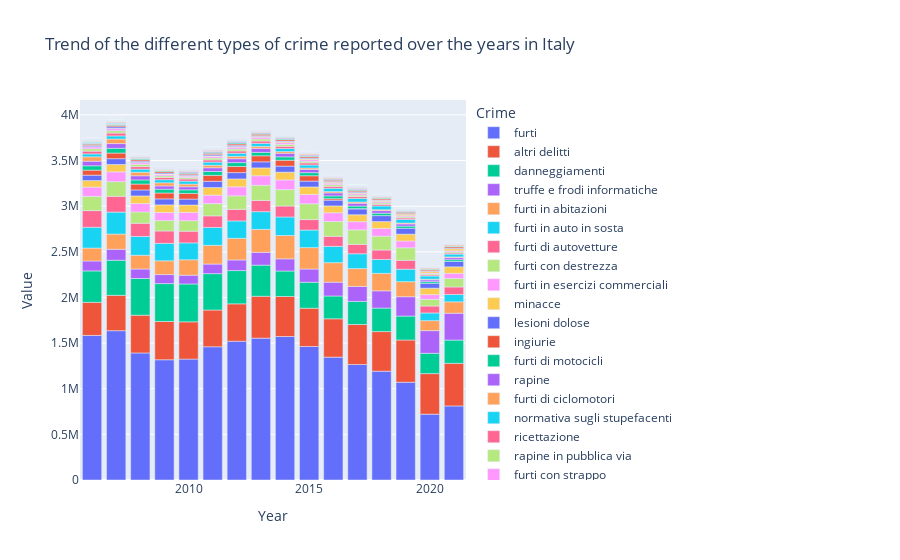

Notebook cell for this chart:
### Code cell
px.bar(data_frame= df.loc[df['Crime'] != 'totale'].groupby(['Crime', 'Year']).sum(numeric_only=True).sort_values(by='Value', ascending=False).reset_index(),
       x = 'Year',
       y = 'Value',
       color= 'Crime',
       title= 'Trend of the different types of crime reported over the years in Italy')

### Figure 1 — Plotly figure (JSON) as saved in the notebook; plotly's stock layout.template omitted (floating-point values rounded to 4 significant figures)
{"data": [{"alignmentgroup": "True", "hovertemplate": "Crime=furti<br>Year=%{x}<br>Value=%{y}<extra></extra>", "legendgroup": "furti", "marker": {"color": "#636efa", "pattern": {"shape": ""}}, "name": "furti", "offsetgroup": "furti", "orientation": "v", "showlegend": true, "textposition": "auto", "type": "bar", "x": [2007, 2006, 2014, 2013, 2012, 2015, 2011, 2008, 2016, 2010, 2009, 2017, 2018, 2019, 2021, 2020], "xaxis": "x", "y": [1635918, 1584359, 1572591, 1554275, 1520130, 1462962, 1459705, 1391838, 1346140, 1324508, 1317560, 1265184, 1192153, 1071290, 811332, 721451], "yaxis": "y"}, {"alignmentgroup": "True", "hovertemplate": "Crime=altri delitti<br>Year=%{x}<br>Value=%{y}<extra></extra>", "legendgroup": "altri delitti", "marker": {"color": "#EF553B", "pattern": {"shape": ""}}, "name": "altri delitti", "offsetgroup": "altri delitti", "orientation": "v", "showlegend": true, "textposition": "auto", "type": "bar", "x": [2021, 2019, 2013, 2020, 2017, 2014, 2018, 2016, 2015, 2009, 2008, 2012, 2010, 2011, 2007, 2006], "xaxis": "x", "y": [466628, 462619, 458723, 444180, 438488, 438150, 433909, 420209, 419114, 418997, 413905, 409934, 408447, 402642, 387399, 362390], "yaxis": "y"}, {"alignmentgroup": "True", "hovertemplate": "Crime=danneggiamenti<br>Year=%{x}<br>Value=%{y}<extra></extra>", "legendgroup": "danneggiamenti", "marker": {"color": "#00cc96", "pattern": {"shape": ""}}, "name": "danneggiamenti", "offsetgroup": "danneggiamenti", "orientation": "v", "showlegend": true, "textposition": "auto", "type": "bar", "x": [2009, 2010, 2008, 2011, 2007, 2012, 2006, 2013, 2015, 2014, 2019, 2018, 2021, 2017, 2016, 2020], "xaxis": "x", "y": [415296, 414831, 402021, 398459, 384439, 364329, 344144, 341054, 284660, 279172, 262161, 257659, 255058, 252953, 249787, 222687], "yaxis": "y"}, {"alignmentgroup": "True", "hovertemplate": "Crime=truffe e frodi informatiche<br>Year=%{x}<br>Value=%{y}<extra></extra>", "legendgroup": "truffe e frodi informatiche", "marker": {"color": "#ab63fa", "pattern": {"shape": ""}}, "name": "truffe e frodi informatiche", "offsetgroup": "truffe e frodi informatiche", "orientation": "v", "showlegend": true, "textposition": "auto", "type": "bar", "x": [2021, 2020, 2019, 2018, 2017, 2016, 2015, 2013, 2014, 2007, 2012, 2006, 2011, 2008, 2009, 2010], "xaxis": "x", "y": [294439, 248007, 211914, 188854, 163909, 151200, 144756, 140287, 132968, 120170, 116447, 108750, 105398, 103768, 99025, 96135], "yaxis": "y"}, {"alignmentgroup": "True", "hovertemplate": "Crime=furti in abitazioni<br>Year=%{x}<br>Value=%{y}<extra></extra>", "legendgroup": "furti in abitazioni", "marker": {"color": "#FFA15A", "pattern": {"shape": ""}}, "name": "furti in abitazioni", "offsetgroup": "furti in abitazioni", "orientation": "v", "showlegend": true, "textposition": "auto", "type": "bar", "x": [2014, 2013, 2012, 2015, 2016, 2011, 2017, 2018, 2010, 2007, 2019, 2009, 2008, 2006, 2021, 2020], "xaxis": "x", "y": [255872, 251417, 237344, 234713, 214046, 204883, 195818, 191369, 169155, 166826, 165266, 150840, 150750, 141591, 124710, 109498], "yaxis": "y"}, {"alignmentgroup": "True", "hovertemplate": "Crime=furti in auto in sosta<br>Year=%{x}<br>Value=%{y}<extra></extra>", "legendgroup": "furti in auto in sosta", "marker": {"color": "#19d3f3", "pattern": {"shape": ""}}, "name": "furti in auto in sosta", "offsetgroup": "furti in auto in sosta", "orientation": "v", "showlegend": true, "textposition": "auto", "type": "bar", "x": [2007, 2006, 2008, 2014, 2011, 2013, 2015, 2009, 2012, 2010, 2016, 2017, 2018, 2019, 2020, 2021], "xaxis": "x", "y": [240474, 227768, 205896, 203164, 196221, 194312, 192528, 191135, 190386, 184955, 178253, 162161, 152233, 136504, 84545, 80599], "yaxis": "y"}, {"alignmentgroup": "True", "hovertemplate": "Crime=furti di autovetture<br>Year=%{x}<br>Value=%{y}<extra></extra>", "legendgroup": "furti di autovetture", "marker": {"color": "#FF6692", "pattern": {"shape": ""}}, "name": "furti di autovetture", "offsetgroup": "furti di autovetture", "orientation": "v", "showlegend": true, "textposition": "auto", "type": "bar", "x": [2006, 2007, 2008, 2009, 2010, 2011, 2012, 2013, 2014, 2015, 2016, 2018, 2017, 2019, 2021, 2020], "xaxis": "x", "y": [182514, 173125, 144660, 135519, 127845, 126901, 126619, 122923, 119949, 114422, 110553, 103450, 103040, 97675, 82167, 75697], "yaxis": "y"}, {"alignmentgroup": "True", "hovertemplate": "Crime=furti con destrezza<br>Year=%{x}<br>Value=%{y}<extra></extra>", "legendgroup": "furti con destrezza", "marker": {"color": "#B6E880", "pattern": {"shape": ""}}, "name": "furti con destrezza", "offsetgroup": "furti con destrezza", "orientation": "v", "showlegend": true, "textposition": "auto", "type": "bar", "x": [2014, 2015, 2013, 2016, 2007, 2017, 2006, 2018, 2012, 2019, 2011, 2008, 2010, 2009, 2021, 2020], "xaxis": "x", "y": [179480, 173118, 166020, 162077, 160295, 159261, 156239, 152048, 148573, 137048, 134049, 123691, 115504, 114424, 92912, 73943], "yaxis": "y"}, {"alignmentgroup": "True", "hovertemplate": "Crime=furti in esercizi commerciali<br>Year=%{x}<br>Value=%{y}<extra></extra>", "legendgroup": "furti in esercizi commerciali", "marker": {"color": "#FF97FF", "pattern": {"shape": ""}}, "name": "furti in esercizi commerciali", "offsetgroup": "furti in esercizi commerciali", "orientation": "v", "showlegend": true, "textposition": "auto", "type": "bar", "x": [2007, 2014, 2013, 2015, 2006, 2012, 2016, 2011, 2008, 2010, 2017, 2009, 2018, 2019, 2021, 2020], "xaxis": "x", "y": [107444, 106440, 104379, 102029, 101102, 98569, 95797, 92721, 92246, 90584, 89877, 88170, 84758, 74406, 56774, 51223], "yaxis": "y"}, {"alignmentgroup": "True", "hovertemplate": "Crime=minacce<br>Year=%{x}<br>Value=%{y}<extra></extra>", "legendgroup": "minacce", "marker": {"color": "#FECB52", "pattern": {"shape": ""}}, "name": "minacce", "offsetgroup": "minacce", "orientation": "v", "showlegend": true, "textposition": "auto", "type": "bar", "x": [2012, 2013, 2014, 2008, 2009, 2011, 2015, 2010, 2007, 2017, 2016, 2018, 2019, 2006, 2021, 2020], "xaxis": "x", "y": [86307, 86234, 85172, 83528, 83425, 83274, 82501, 81108, 81006, 75608, 74965, 74928, 74692, 71817, 70784, 70266], "yaxis": "y"}, {"alignmentgroup": "True", "hovertemplate": "Crime=lesioni dolose<br>Year=%{x}<br>Value=%{y}<extra></extra>", "legendgroup": "lesioni dolose", "marker": {"color": "#636efa", "pattern": {"shape": ""}}, "name": "lesioni dolose", "offsetgroup": "lesioni dolose", "orientation": "v", "showlegend": true, "textposition": "auto", "type": "bar", "x": [2012, 2011, 2013, 2014, 2008, 2009, 2018, 2019, 2010, 2017, 2015, 2007, 2016, 2006, 2021, 2020], "xaxis": "x", "y": [69517, 68479, 66297, 66168, 65785, 65596, 65370, 64872, 64840, 64797, 64032, 63586, 63142, 59126, 58778, 53694], "yaxis": "y"}, {"alignmentgroup": "True", "hovertemplate": "Crime=ingiurie<br>Year=%{x}<br>Value=%{y}<extra></extra>", "legendgroup": "ingiurie", "marker": {"color": "#EF553B", "pattern": {"shape": ""}}, "name": "ingiurie", "offsetgroup": "ingiurie", "orientation": "v", "showlegend": true, "textposition": "auto", "type": "bar", "x": [2012, 2013, 2011, 2014, 2009, 2008, 2010, 2007, 2015, 2006, 2016, 2017], "xaxis": "x", "y": [67188, 66376, 65339, 64576, 64437, 64417, 62192, 61705, 58597, 55336, 15774, 2063], "yaxis": "y"}, {"alignmentgroup": "True", "hovertemplate": "Crime=furti di motocicli<br>Year=%{x}<br>Value=%{y}<extra></extra>", "legendgroup": "furti di motocicli", "marker": {"color": "#00cc96", "pattern": {"shape": ""}}, "name": "furti di motocicli", "offsetgroup": "furti di motocicli", "orientation": "v", "showlegend": true, "textposition": "auto", "type": "bar", "x": [2007, 2006, 2008, 2011, 2012, 2009, 2010, 2013, 2014, 2015, 2016, 2017, 2018, 2019, 2021, 2020], "xaxis": "x", "y": [52331, 47552, 44930, 42542, 42224, 41709, 39126, 37559, 36780, 33893, 30839, 28542, 26154, 23432, 19656, 17826], "yaxis": "y"}, {"alignmentgroup": "True", "hovertemplate": "Crime=rapine<br>Year=%{x}<br>Value=%{y}<extra></extra>", "legendgroup": "rapine", "marker": {"color": "#ab63fa", "pattern": {"shape": ""}}, "name": "rapine", "offsetgroup": "rapine", "orientation": "v", "showlegend": true, "textposition": "auto", "type": "bar", "x": [2007, 2006, 2008, 2013, 2012, 2011, 2014, 2009, 2015, 2010, 2016, 2017, 2018, 2019, 2021, 2020], "xaxis": "x", "y": [51195, 50256, 45853, 43745, 42620, 40533, 39226, 35815, 35051, 33746, 32911, 30559, 28437, 24271, 22083, 19993], "yaxis": "y"}, {"alignmentgroup": "True", "hovertemplate": "Crime=furti di ciclomotori<br>Year=%{x}<br>Value=%{y}<extra></extra>", "legendgroup": "furti di ciclomotori", "marker": {"color": "#FFA15A", "pattern": {"shape": ""}}, "name": "furti di ciclomotori", "offsetgroup": "furti di ciclomotori", "orientation": "v", "showlegend": true, "textposition": "auto", "type": "bar", "x": [2007, 2006, 2008, 2009, 2010, 2011, 2012, 2013, 2014, 2015, 2016, 2017, 2018, 2019, 2021, 2020], "xaxis": "x", "y": [49948, 47982, 38653, 34438, 29161, 28108, 26498, 21760, 18691, 16226, 14589, 13434, 10829, 9433, 8082, 7124], "yaxis": "y"}, {"alignmentgroup": "True", "hovertemplate": "Crime=normativa sugli stupefacenti<br>Year=%{x}<br>Value=%{y}<extra></extra>", "legendgroup": "normativa sugli stupefacenti", "marker": {"color": "#19d3f3", "pattern": {"shape": ""}}, "name": "normativa sugli stupefacenti", "offsetgroup": "normativa sugli stupefacenti", "orientation": "v", "showlegend": true, "textposition": "auto", "type": "bar", "x": [2018, 2017, 2019, 2016, 2020, 2007, 2009, 2008, 2011, 2012, 2013, 2014, 2010, 2015, 2006, 2021], "xaxis": "x", "y": [40296, 39494, 39207, 36036, 35050, 34327, 33975, 33954, 33934, 33717, 33445, 33169, 32615, 32520, 32183, 31092], "yaxis": "y"}, {"alignmentgroup": "True", "hovertemplate": "Crime=ricettazione<br>Year=%{x}<br>Value=%{y}<extra></extra>", "legendgroup": "ricettazione", "marker": {"color": "#FF6692", "pattern": {"shape": ""}}, "name": "ricettazione", "offsetgroup": "ricettazione", "orientation": "v", "showlegend": true, "textposition": "auto", "type": "bar", "x": [2007, 2006, 2008, 2013, 2012, 2014, 2011, 2010, 2009, 2015, 2016, 2017, 2018, 2019, 2021, 2020], "xaxis": "x", "y": [31021, 29936, 27694, 25160, 24966, 24808, 23694, 23609, 23523, 22976, 21598, 19955, 18130, 16121, 12290, 12158], "yaxis": "y"}, {"alignmentgroup": "True", "hovertemplate": "Crime=rapine in pubblica via<br>Year=%{x}<br>Value=%{y}<extra></extra>", "legendgroup": "rapine in pubblica via", "marker": {"color": "#B6E880", "pattern": {"shape": ""}}, "name": "rapine in pubblica via", "offsetgroup": "rapine in pubblica via", "orientation": "v", "showlegend": true, "textposition": "auto", "type": "bar", "x": [2006, 2007, 2008, 2013, 2012, 2011, 2014, 2015, 2009, 2016, 2017, 2010, 2018, 2019, 2021, 2020], "xaxis": "x", "y": [26043, 25905, 23039, 22307, 21208, 20647, 20524, 18461, 18349, 18020, 16909, 16869, 16041, 13304, 12859, 11079], "yaxis": "y"}, {"alignmentgroup": "True", "hovertemplate": "Crime=furti con strappo<br>Year=%{x}<br>Value=%{y}<extra></extra>", "legendgroup": "furti con strappo", "marker": {"color": "#FF97FF", "pattern": {"shape": ""}}, "name": "furti con strappo", "offsetgroup": "furti con strappo", "orientation": "v", "showlegend": true, "textposition": "auto", "type": "bar", "x": [2007, 2006, 2013, 2012, 2014, 2008, 2015, 2011, 2016, 2017, 2009, 2018, 2010, 2019, 2021, 2020], "xaxis": "x", "y": [22919, 21491, 20016, 20010, 19105, 18674, 17775, 17657, 16671, 16053, 14908, 14804, 14242, 12488, 11164, 9353], "yaxis": "y"}, {"alignmentgroup": "True", "hovertemplate": "Crime=delitti informatici<br>Year=%{x}<br>Value=%{y}<extra></extra>", "legendgroup": "delitti informatici", "marker": {"color": "#FECB52", "pattern": {"shape": ""}}, "name": "delitti informatici", "offsetgroup": "delitti informatici", "orientation": "v", "showlegend": true, "textposition": "auto", "type": "bar", "x": [2021, 2020, 2019, 2018, 2014, 2016, 2017, 2015, 2013, 2012, 2011, 2010, 2009, 2008, 2007, 2006], "xaxis": "x", "y": [22053, 19336, 16136, 13273, 10839, 10822, 10572, 9851, 9407, 7338, 6928, 5969, 5506, 4937, 3777, 2388], "yaxis": "y"}, {"alignmentgroup": "True", "hovertemplate": "Crime=incendi<br>Year=%{x}<br>Value=%{y}<extra></extra>", "legendgroup": "incendi", "marker": {"color": "#636efa", "pattern": {"shape": ""}}, "name": "incendi", "offsetgroup": "incendi", "orientation": "v", "showlegend": true, "textposition": "auto", "type": "bar", "x": [2007, 2012, 2011, 2008, 2006, 2009, 2017, 2010, 2015, 2016, 2013, 2021, 2014, 2019, 2020, 2018], "xaxis": "x", "y": [16715, 13166, 12977, 12661, 12657, 10921, 10307, 9620, 8931, 8004, 7387, 6994, 6853, 6531, 6300, 4749], "yaxis": "y"}, {"alignmentgroup": "True", "hovertemplate": "Crime=percosse<br>Year=%{x}<br>Value=%{y}<extra></extra>", "legendgroup": "percosse", "marker": {"color": "#EF553B", "pattern": {"shape": ""}}, "name": "percosse", "offsetgroup": "percosse", "orientation": "v", "showlegend": true, "textposition": "auto", "type": "bar", "x": [2012, 2013, 2008, 2014, 2015, 2009, 2011, 2021, 2007, 2019, 2010, 2017, 2018, 2016, 2006, 2020], "xaxis": "x", "y": [15659, 15602, 15281, 15279, 15247, 15197, 15190, 15124, 14912, 14387, 14265, 14136, 13938, 13814, 13805, 13564], "yaxis": "y"}, {"alignmentgroup": "True", "hovertemplate": "Crime=danneggiamento seguito da incendio<br>Year=%{x}<br>Value=%{y}<extra></extra>", "legendgroup": "danneggiamento seguito da incendio", "marker": {"color": "#00cc96", "pattern": {"shape": ""}}, "name": "danneggiamento seguito da incendio", "offsetgroup": "danneggiamento seguito da incendio", "orientation": "v", "showlegend": true, "textposition": "auto", "type": "bar", "x": [2007, 2012, 2008, 2011, 2006, 2013, 2009, 2017, 2010, 2015, 2014, 2016, 2021, 2018, 2019, 2020], "xaxis": "x", "y": [11760, 11209, 10726, 10498, 10102, 9812, 9796, 9776, 9720, 8939, 8570, 8499, 7929, 7655, 7435, 6896], "yaxis": "y"}, {"alignmentgroup": "True", "hovertemplate": "Crime=contraffazione di marchi e prodotti industriali<br>Year=%{x}<br>Value=%{y}<extra></extra>", "legendgroup": "contraffazione di marchi e prodotti industriali", "marker": {"color": "#ab63fa", "pattern": {"shape": ""}}, "name": "contraffazione di marchi e prodotti industriali", "offsetgroup": "contraffazione di marchi e prodotti industriali", "orientation": "v", "showlegend": true, "textposition": "auto", "type": "bar", "x": [2010, 2011, 2012, 2015, 2014, 2016, 2013, 2017, 2018, 2019, 2021, 2020, 2006, 2007, 2008, 2009], "xaxis": "x", "y": [11712, 9149, 8895, 8442, 7827, 7731, 7433, 6330, 5911, 4979, 3394, 2872, 2180, 1857, 1852, 1652], "yaxis": "y"}, {"alignmentgroup": "True", "hovertemplate": "Crime=estorsioni<br>Year=%{x}<br>Value=%{y}<extra></extra>", "legendgroup": "estorsioni", "marker": {"color": "#FFA15A", "pattern": {"shape": ""}}, "name": "estorsioni", "offsetgroup": "estorsioni", "orientation": "v", "showlegend": true, "textposition": "auto", "type": "bar", "x": [2021, 2018, 2015, 2016, 2019, 2020, 2017, 2014, 2013, 2008, 2007, 2012, 2009, 2011, 2010, 2006], "xaxis": "x", "y": [10042, 9944, 9820, 9547, 8979, 8699, 8477, 8196, 6859, 6623, 6526, 6457, 6158, 6078, 5973, 5388], "yaxis": "y"}, {"alignmentgroup": "True", "hovertemplate": "Crime=rapine in esercizi commerciali<br>Year=%{x}<br>Value=%{y}<extra></extra>", "legendgroup": "rapine in esercizi commerciali", "marker": {"color": "#19d3f3", "pattern": {"shape": ""}}, "name": "rapine in esercizi commerciali", "offsetgroup": "rapine in esercizi commerciali", "orientation": "v", "showlegend": true, "textposition": "auto", "type": "bar", "x": [2007, 2006, 2008, 2012, 2013, 2011, 2014, 2009, 2010, 2015, 2016, 2017, 2018, 2019, 2021, 2020], "xaxis": "x", "y": [8149, 8075, 7762, 7088, 6864, 6258, 6175, 5921, 5872, 5336, 4848, 4515, 4197, 3691, 3171, 3046], "yaxis": "y"}, {"alignmentgroup": "True", "hovertemplate": "Crime=incendi boschivi<br>Year=%{x}<br>Value=%{y}<extra></extra>", "legendgroup": "incendi boschivi", "marker": {"color": "#FF6692", "pattern": {"shape": ""}}, "name": "incendi boschivi", "offsetgroup": "incendi boschivi", "orientation": "v", "showlegend": true, "textposition": "auto", "type": "bar", "x": [2007, 2012, 2011, 2017, 2008, 2015, 2009, 2006, 2016, 2021, 2020, 2010, 2019, 2013, 2014, 2018], "xaxis": "x", "y": [7048, 6104, 5869, 5130, 4499, 3846, 3734, 3688, 3409, 3328, 2949, 2770, 2668, 2035, 1775, 1139], "yaxis": "y"}, {"alignmentgroup": "True", "hovertemplate": "Crime=violazione della proprietà intellettuale<br>Year=%{x}<br>Value=%{y}<extra></extra>", "legendgroup": "violazione della proprietà intellettuale", "marker": {"color": "#B6E880", "pattern": {"shape": ""}}, "name": "violazione della proprietà intellettuale", "offsetgroup": "violazione della proprietà intellettuale", "orientation": "v", "showlegend": true, "textposition": "auto", "type": "bar", "x": [2006, 2007, 2008, 2009, 2010, 2011, 2012, 2015, 2013, 2014, 2016, 2017, 2018, 2019, 2020, 2021], "xaxis": "x", "y": [6459, 5600, 4497, 3437, 2557, 1933, 1522, 1209, 1073, 1069, 1052, 792, 575, 515, 224, 224], "yaxis": "y"}, {"alignmentgroup": "True", "hovertemplate": "Crime=violenze sessuali<br>Year=%{x}<br>Value=%{y}<extra></extra>", "legendgroup": "violenze sessuali", "marker": {"color": "#FF97FF", "pattern": {"shape": ""}}, "name": "violenze sessuali", "offsetgroup": "violenze sessuali", "orientation": "v", "showlegend": true, "textposition": "auto", "type": "bar", "x": [2021, 2009, 2007, 2018, 2008, 2019, 2010, 2012, 2017, 2011, 2006, 2020, 2013, 2014, 2016, 2015], "xaxis": "x", "y": [5267, 4953, 4885, 4884, 4875, 4870, 4800, 4677, 4628, 4600, 4505, 4492, 4481, 4251, 4045, 3998], "yaxis": "y"}, {"alignmentgroup": "True", "hovertemplate": "Crime=rapine in abitazione<br>Year=%{x}<br>Value=%{y}<extra></extra>", "legendgroup": "rapine in abitazione", "marker": {"color": "#FECB52", "pattern": {"shape": ""}}, "name": "rapine in abitazione", "offsetgroup": "rapine in abitazione", "orientation": "v", "showlegend": true, "textposition": "auto", "type": "bar", "x": [2013, 2012, 2014, 2015, 2011, 2016, 2007, 2008, 2017, 2006, 2010, 2018, 2009, 2019, 2021, 2020], "xaxis": "x", "y": [3619, 3490, 3209, 3061, 2858, 2560, 2528, 2319, 2301, 2122, 2106, 2104, 1961, 1818, 1646, 1575], "yaxis": "y"}, {"alignmentgroup": "True", "hovertemplate": "Crime=rapine in banca<br>Year=%{x}<br>Value=%{y}<extra></extra>", "legendgroup": "rapine in banca", "marker": {"color": "#636efa", "pattern": {"shape": ""}}, "name": "rapine in banca", "offsetgroup": "rapine in banca", "orientation": "v", "showlegend": true, "textposition": "auto", "type": "bar", "x": [2007, 2006, 2008, 2009, 2010, 2011, 2012, 2013, 2014, 2015, 2016, 2017, 2018, 2019, 2020, 2021], "xaxis": "x", "y": [3050, 2821, 2558, 1752, 1380, 1360, 1228, 1220, 789, 788, 563, 396, 276, 264, 126, 90], "yaxis": "y"}, {"alignmentgroup": "True", "hovertemplate": "Crime=omicidi colposi<br>Year=%{x}<br>Value=%{y}<extra></extra>", "legendgroup": "omicidi colposi", "marker": {"color": "#EF553B", "pattern": {"shape": ""}}, "name": "omicidi colposi", "offsetgroup": "omicidi colposi", "orientation": "v", "showlegend": true, "textposition": "auto", "type": "bar", "x": [2006, 2007, 2008, 2011, 2021, 2010, 2019, 2015, 2018, 2009, 2012, 2017, 2020, 2014, 2016, 2013], "xaxis": "x", "y": [2145, 2039, 1881, 1782, 1777, 1763, 1756, 1745, 1732, 1718, 1716, 1705, 1644, 1632, 1628, 1595], "yaxis": "y"}, {"alignmentgroup": "True", "hovertemplate": "Crime=furti di automezzi pesanti trasportanti merci<br>Year=%{x}<br>Value=%{y}<extra></extra>", "legendgroup": "furti di automezzi pesanti trasportanti merci", "marker": {"color": "#00cc96", "pattern": {"shape": ""}}, "name": "furti di automezzi pesanti trasportanti merci", "offsetgroup": "furti di automezzi pesanti trasportanti merci", "orientation": "v", "showlegend": true, "textposition": "auto", "type": "bar", "x": [2007, 2006, 2009, 2008, 2010, 2013, 2012, 2011, 2015, 2014, 2016, 2017, 2018, 2019, 2020, 2021], "xaxis": "x", "y": [2123, 2105, 1730, 1705, 1437, 1242, 1236, 1212, 1103, 1031, 958, 737, 691, 600, 392, 264], "yaxis": "y"}, {"alignmentgroup": "True", "hovertemplate": "Crime=riciclaggio e impiego di denaro, beni o utilità di provenienza illecita<br>Year=%{x}<br>Value=%{y}<extra></extra>", "legendgroup": "riciclaggio e impiego di denaro, beni o utilità di provenienza illecita", "marker": {"color": "#ab63fa", "pattern": {"shape": ""}}, "name": "riciclaggio e impiego di denaro, beni o utilità di provenienza illecita", "offsetgroup": "riciclaggio e impiego di denaro, beni o utilità di provenienza illecita", "orientation": "v", "showlegend": true, "textposition": "auto", "type": "bar", "x": [2013, 2018, 2017, 2019, 2015, 2020, 2016, 2012, 2014, 2021, 2011, 2010, 2009, 2008, 2007, 2006], "xaxis": "x", "y": [1867, 1853, 1851, 1813, 1786, 1736, 1724, 1660, 1582, 1338, 1327, 1314, 1241, 1226, 1188, 1169], "yaxis": "y"}, {"alignmentgroup": "True", "hovertemplate": "Crime=sequestri di persona<br>Year=%{x}<br>Value=%{y}<extra></extra>", "legendgroup": "sequestri di persona", "marker": {"color": "#FFA15A", "pattern": {"shape": ""}}, "name": "sequestri di persona", "offsetgroup": "sequestri di persona", "orientation": "v", "showlegend": true, "textposition": "auto", "type": "bar", "x": [2007, 2008, 2006, 2009, 2012, 2011, 2010, 2013, 2014, 2015, 2016, 2017, 2018, 2019, 2020, 2021], "xaxis": "x", "y": [1859, 1812, 1597, 1475, 1473, 1435, 1429, 1348, 1273, 1161, 1047, 1032, 958, 851, 793, 764], "yaxis": "y"}, {"alignmentgroup": "True", "hovertemplate": "Crime=omicidi colposi da incidente stradale<br>Year=%{x}<br>Value=%{y}<extra></extra>", "legendgroup": "omicidi colposi da incidente stradale", "marker": {"color": "#19d3f3", "pattern": {"shape": ""}}, "name": "omicidi colposi da incidente stradale", "offsetgroup": "omicidi colposi da incidente stradale", "orientation": "v", "showlegend": true, "textposition": "auto", "type": "bar", "x": [2006, 2007, 2008, 2010, 2009, 2011, 2012, 2017, 2016, 2015, 2019, 2018, 2014, 2013, 2021, 2020], "xaxis": "x", "y": [1773, 1706, 1509, 1327, 1314, 1285, 1211, 1162, 1146, 1121, 1097, 1094, 1087, 1049, 988, 810], "yaxis": "y"}, {"alignmentgroup": "True", "hovertemplate": "Crime=tentati omicidi<br>Year=%{x}<br>Value=%{y}<extra></extra>", "legendgroup": "tentati omicidi", "marker": {"color": "#FF6692", "pattern": {"shape": ""}}, "name": "tentati omicidi", "offsetgroup": "tentati omicidi", "orientation": "v", "showlegend": true, "textposition": "auto", "type": "bar", "x": [2008, 2007, 2006, 2011, 2009, 2012, 2010, 2014, 2013, 2015, 2017, 2016, 2018, 2019, 2021, 2020], "xaxis": "x", "y": [1621, 1587, 1468, 1401, 1345, 1327, 1306, 1250, 1222, 1203, 1098, 1078, 1050, 1019, 928, 876], "yaxis": "y"}, {"alignmentgroup": "True", "hovertemplate": "Crime=sfruttamento e favoreggiamento della prostituzione<br>Year=%{x}<br>Value=%{y}<extra></extra>", "legendgroup": "sfruttamento e favoreggiamento della prostituzione", "marker": {"color": "#B6E880", "pattern": {"shape": ""}}, "name": "sfruttamento e favoreggiamento della prostituzione", "offsetgroup": "sfruttamento e favoreggiamento della prostituzione", "orientation": "v", "showlegend": true, "textposition": "auto", "type": "bar", "x": [2010, 2011, 2008, 2007, 2006, 2012, 2009, 2013, 2014, 2015, 2016, 2017, 2018, 2019, 2020, 2021], "xaxis": "x", "y": [1565, 1486, 1461, 1447, 1390, 1288, 1287, 1153, 1086, 973, 932, 750, 626, 522, 376, 365], "yaxis": "y"}, {"alignmentgroup": "True", "hovertemplate": "Crime=contrabbando<br>Year=%{x}<br>Value=%{y}<extra></extra>", "legendgroup": "contrabbando", "marker": {"color": "#FF97FF", "pattern": {"shape": ""}}, "name": "contrabbando", "offsetgroup": "contrabbando", "orientation": "v", "showlegend": true, "textposition": "auto", "type": "bar", "x": [2012, 2013, 2014, 2006, 2009, 2015, 2007, 2010, 2008, 2011, 2021, 2020, 2018, 2016, 2019, 2017], "xaxis": "x", "y": [1282, 1248, 1231, 1141, 1130, 1103, 1087, 1067, 1054, 1032, 516, 491, 427, 407, 396, 360], "yaxis": "y"}, {"alignmentgroup": "True", "hovertemplate": "Crime=pornografia minorile e detenzione di materiale pedopornografico<br>Year=%{x}<br>Value=%{y}<extra></extra>", "legendgroup": "pornografia minorile e detenzione di materiale pedopornografico", "marker": {"color": "#FECB52", "pattern": {"shape": ""}}, "name": "pornografia minorile e detenzione di materiale pedopornografico", "offsetgroup": "pornografia minorile e detenzione di materiale pedopornografico", "orientation": "v", "showlegend": true, "textposition": "auto", "type": "bar", "x": [2021, 2020, 2019, 2015, 2018, 2017, 2014, 2009, 2008, 2016, 2013, 2007, 2010, 2012, 2006, 2011], "xaxis": "x", "y": [1180, 1045, 791, 614, 613, 553, 544, 540, 533, 488, 486, 409, 380, 378, 329, 320], "yaxis": "y"}, {"alignmentgroup": "True", "hovertemplate": "Crime=furti di opere d'arte e materiale archeologico<br>Year=%{x}<br>Value=%{y}<extra></extra>", "legendgroup": "furti di opere d'arte e materiale archeologico", "marker": {"color": "#636efa", "pattern": {"shape": ""}}, "name": "furti di opere d'arte e materiale archeologico", "offsetgroup": "furti di opere d'arte e materiale archeologico", "orientation": "v", "showlegend": true, "textposition": "auto", "type": "bar", "x": [2006, 2007, 2008, 2009, 2010, 2011, 2012, 2013, 2014, 2015, 2016, 2017, 2018, 2019, 2021, 2020], "xaxis": "x", "y": [1138, 1018, 845, 762, 739, 728, 630, 591, 581, 474, 462, 410, 329, 309, 267, 225], "yaxis": "y"}, {"alignmentgroup": "True", "hovertemplate": "Crime=associazione per delinquere<br>Year=%{x}<br>Value=%{y}<extra></extra>", "legendgroup": "associazione per delinquere", "marker": {"color": "#EF553B", "pattern": {"shape": ""}}, "name": "associazione per delinquere", "offsetgroup": "associazione per delinquere", "orientation": "v", "showlegend": true, "textposition": "auto", "type": "bar", "x": [2006, 2007, 2014, 2012, 2009, 2011, 2008, 2015, 2013, 2010, 2016, 2021, 2017, 2018, 2020, 2019], "xaxis": "x", "y": [977, 906, 887, 850, 793, 791, 778, 728, 691, 690, 609, 581, 564, 457, 412, 368], "yaxis": "y"}, {"alignmentgroup": "True", "hovertemplate": "Crime=omicidi volontari consumati<br>Year=%{x}<br>Value=%{y}<extra></extra>", "legendgroup": "omicidi volontari consumati", "marker": {"color": "#00cc96", "pattern": {"shape": ""}}, "name": "omicidi volontari consumati", "offsetgroup": "omicidi volontari consumati", "orientation": "v", "showlegend": true, "textposition": "auto", "type": "bar", "x": [2007, 2006, 2008, 2009, 2011, 2012, 2010, 2013, 2014, 2015, 2016, 2017, 2018, 2019, 2021, 2020], "xaxis": "x", "y": [627, 621, 611, 586, 550, 528, 526, 502, 475, 469, 400, 368, 331, 318, 304, 289], "yaxis": "y"}, {"alignmentgroup": "True", "hovertemplate": "Crime=attentati<br>Year=%{x}<br>Value=%{y}<extra></extra>", "legendgroup": "attentati", "marker": {"color": "#ab63fa", "pattern": {"shape": ""}}, "name": "attentati", "offsetgroup": "attentati", "orientation": "v", "showlegend": true, "textposition": "auto", "type": "bar", "x": [2006, 2007, 2012, 2010, 2013, 2008, 2011, 2015, 2014, 2009, 2016, 2017, 2018, 2020, 2021, 2019], "xaxis": "x", "y": [609, 538, 517, 489, 459, 442, 437, 403, 382, 374, 325, 288, 275, 243, 210, 204], "yaxis": "y"}, {"alignmentgroup": "True", "hovertemplate": "Crime=atti sessuali con minorenne<br>Year=%{x}<br>Value=%{y}<extra></extra>", "legendgroup": "atti sessuali con minorenne", "marker": {"color": "#FFA15A", "pattern": {"shape": ""}}, "name": "atti sessuali con minorenne", "offsetgroup": "atti sessuali con minorenne", "orientation": "v", "showlegend": true, "textposition": "auto", "type": "bar", "x": [2010, 2012, 2013, 2019, 2015, 2007, 2018, 2014, 2009, 2021, 2011, 2017, 2008, 2006, 2016, 2020], "xaxis": "x", "y": [576, 556, 523, 518, 505, 501, 493, 492, 492, 488, 485, 483, 472, 460, 458, 419], "yaxis": "y"}, {"alignmentgroup": "True", "hovertemplate": "Crime=rapine in uffici postali<br>Year=%{x}<br>Value=%{y}<extra></extra>", "legendgroup": "rapine in uffici postali", "marker": {"color": "#19d3f3", "pattern": {"shape": ""}}, "name": "rapine in uffici postali", "offsetgroup": "rapine in uffici postali", "orientation": "v", "showlegend": true, "textposition": "auto", "type": "bar", "x": [2006, 2007, 2008, 2013, 2012, 2010, 2011, 2009, 2014, 2016, 2015, 2017, 2018, 2019, 2020, 2021], "xaxis": "x", "y": [572, 511, 454, 441, 423, 411, 403, 379, 353, 352, 321, 256, 246, 176, 100, 82], "yaxis": "y"}, {"alignmentgroup": "True", "hovertemplate": "Crime=usura<br>Year=%{x}<br>Value=%{y}<extra></extra>", "legendgroup": "usura", "marker": {"color": "#FF6692", "pattern": {"shape": ""}}, "name": "usura", "offsetgroup": "usura", "orientation": "v", "showlegend": true, "textposition": "auto", "type": "bar", "x": [2013, 2009, 2016, 2012, 2014, 2008, 2007, 2015, 2010, 2011, 2006, 2017, 2020, 2019, 2018, 2021], "xaxis": "x", "y": [458, 457, 403, 399, 398, 372, 372, 368, 366, 341, 340, 305, 239, 188, 186, 161], "yaxis": "y"}, {"alignmentgroup": "True", "hovertemplate": "Crime=corruzione di minorenne<br>Year=%{x}<br>Value=%{y}<extra></extra>", "legendgroup": "corruzione di minorenne", "marker": {"color": "#B6E880", "pattern": {"shape": ""}}, "name": "corruzione di minorenne", "offsetgroup": "corruzione di minorenne", "orientation": "v", "showlegend": true, "textposition": "auto", "type": "bar", "x": [2006, 2007, 2010, 2014, 2019, 2020, 2009, 2017, 2008, 2021, 2013, 2018, 2015, 2011, 2016, 2012], "xaxis": "x", "y": [192, 182, 175, 173, 172, 170, 170, 169, 168, 165, 155, 149, 148, 143, 139, 120], "yaxis": "y"}, {"alignmentgroup": "True", "hovertemplate": "Crime=associazione di tipo mafioso<br>Year=%{x}<br>Value=%{y}<extra></extra>", "legendgroup": "associazione di tipo mafioso", "marker": {"color": "#FF97FF", "pattern": {"shape": ""}}, "name": "associazione di tipo mafioso", "offsetgroup": "associazione di tipo mafioso", "orientation": "v", "showlegend": true, "textposition": "auto", "type": "bar", "x": [2019, 2007, 2009, 2020, 2006, 2010, 2008, 2021, 2011, 2018, 2015, 2014, 2016, 2017, 2013, 2012], "xaxis": "x", "y": [155, 136, 126, 123, 121, 119, 115, 112, 86, 85, 81, 81, 79, 69, 68, 66], "yaxis": "y"}, {"alignmentgroup": "True", "hovertemplate": "Crime=omicidi volontari consumati di tipo mafioso<br>Year=%{x}<br>Value=%{y}<extra></extra>", "legendgroup": "omicidi volontari consumati di tipo mafioso", "marker": {"color": "#FECB52", "pattern": {"shape": ""}}, "name": "omicidi volontari consumati di tipo mafioso", "offsetgroup": "omicidi volontari consumati di tipo mafioso", "orientation": "v", "showlegend": true, "textposition": "auto", "type": "bar", "x": [2007, 2006, 2008, 2009, 2010, 2012, 2011, 2013, 2016, 2014, 2017, 2015, 2019, 2021, 2018, 2020], "xaxis": "x", "y": [119, 109, 106, 90, 69, 68, 53, 52, 48, 45, 44, 43, 28, 21, 19, 16], "yaxis": "y"}, {"alignmentgroup": "True", "hovertemplate": "Crime=omicidi preterintenzionali<br>Year=%{x}<br>Value=%{y}<extra></extra>", "legendgroup": "omicidi preterintenzionali", "marker": {"color": "#636efa", "pattern": {"shape": ""}}, "name": "omicidi preterintenzionali", "offsetgroup": "omicidi preterintenzionali", "orientation": "v", "showlegend": true, "textposition": "auto", "type": "bar", "x": [2007, 2008, 2006, 2010, 2013, 2009, 2018, 2019, 2014, 2012, 2011, 2021, 2020, 2017, 2016, 2015], "xaxis": "x", "y": [54, 39, 38, 38, 37, 36, 36, 35, 34, 33, 31, 30, 28, 25, 24, 20], "yaxis": "y"}, {"alignmentgroup": "True", "hovertemplate": "Crime=omicidi volontari consumati a scopo di furto o rapina<br>Year=%{x}<br>Value=%{y}<extra></extra>", "legendgroup": "omicidi volontari consumati a scopo di furto o rapina", "marker": {"color": "#EF553B", "pattern": {"shape": ""}}, "name": "omicidi volontari consumati a scopo di furto o rapina", "offsetgroup": "omicidi volontari consumati a scopo di furto o rapina", "orientation": "v", "showlegend": true, "textposition": "auto", "type": "bar", "x": [2012, 2015, 2007, 2010, 2006, 2013, 2008, 2011, 2014, 2009, 2016, 2017, 2018, 2019, 2020, 2021], "xaxis": "x", "y": [43, 35, 35, 35, 34, 33, 31, 28, 27, 22, 19, 16, 12, 9, 8, 7], "yaxis": "y"}, {"alignmentgroup": "True", "hovertemplate": "Crime=strage<br>Year=%{x}<br>Value=%{y}<extra></extra>", "legendgroup": "strage", "marker": {"color": "#00cc96", "pattern": {"shape": ""}}, "name": "strage", "offsetgroup": "strage", "orientation": "v", "showlegend": true, "textposition": "auto", "type": "bar", "x": [2021, 2020, 2008, 2006, 2009, 2007, 2014, 2018, 2015, 2012, 2017, 2016, 2011, 2019, 2010, 2013], "xaxis": "x", "y": [29, 29, 28, 25, 23, 21, 20, 20, 20, 18, 17, 15, 14, 14, 11, 10], "yaxis": "y"}, {"alignmentgroup": "True", "hovertemplate": "Crime=infanticidi<br>Year=%{x}<br>Value=%{y}<extra></extra>", "legendgroup": "infanticidi", "marker": {"color": "#ab63fa", "pattern": {"shape": ""}}, "name": "infanticidi", "offsetgroup": "infanticidi", "orientation": "v", "showlegend": true, "textposition": "auto", "type": "bar", "x": [2008, 2009, 2018, 2006, 2007, 2010, 2014, 2016, 2020, 2011, 2012, 2013, 2017, 2019, 2015, 2021], "xaxis": "x", "y": [4, 4, 4, 4, 4, 3, 3, 3, 2, 2, 2, 2, 2, 2, 1, 0], "yaxis": "y"}, {"alignmentgroup": "True", "hovertemplate": "Crime=omicidi volontari consumati a scopo terroristico<br>Year=%{x}<br>Value=%{y}<extra></extra>", "legendgroup": "omicidi volontari consumati a scopo terroristico", "marker": {"color": "#FFA15A", "pattern": {"shape": ""}}, "name": "omicidi volontari consumati a scopo terroristico", "offsetgroup": "omicidi volontari consumati a scopo terroristico", "orientation": "v", "showlegend": true, "textposition": "auto", "type": "bar", "x": [2006, 2011, 2007, 2010, 2008, 2021, 2020, 2019, 2018, 2017, 2016, 2009, 2014, 2013, 2012, 2015], "xaxis": "x", "y": [1, 0, 0, 0, 0, 0, 0, 0, 0, 0, 0, 0, 0, 0, 0, 0], "yaxis": "y"}], "layout": {"barmode": "relative", "legend": {"title": {"text": "Crime"}, "tracegroupgap": 0}, "title": {"text": "Trend of the different types of crime reported over the years in Italy"}, "xaxis": {"anchor": "y", "domain": [0, 1], "title": {"text": "Year"}}, "yaxis": {"anchor": "x", "domain": [0, 1], "title": {"text": "Value"}}}}
